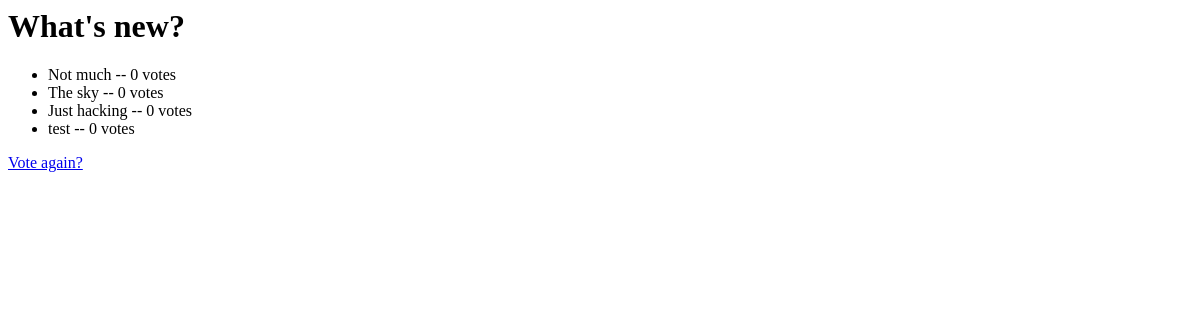
/polls/1/results/, run on an earlier commit of the app's database.
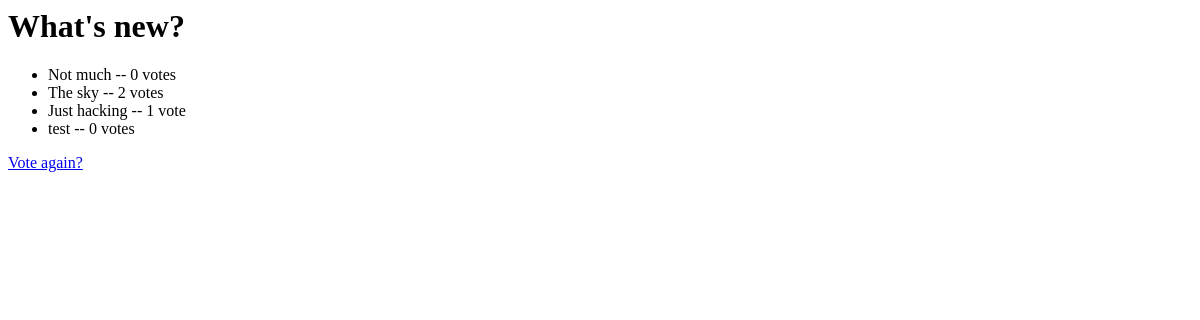
And on a later commit of the database.
### polls/models.py (models this page shows, shortened)
class Poll(models.Model):
    question = models.CharField(max_length=200)
    pub_date = models.DateTimeField('date published')
    date_hierarchy = 'pub_date'
    def was_published_recently(self):
        return self.pub_date >= timezone.now() - datetime.timedelta(days=1)
    was_published_recently.admin_order_field = 'pub_date'
    was_published_recently.boolean = True
    was_published_recently.short_description = 'Published recently?'

class Choice(models.Model):
    poll = models.ForeignKey(Poll)
    choice_text = models.CharField(max_length=200)
    votes = models.IntegerField(default=0)

### polls/views.py (the view)
# urls.py: url(r'^(?P<pk>\d+)/results/$', views.ResultsView.as_view(), name='results'),
class ResultsView(generic.DetailView):
    model = Poll
    template_name = 'polls/results.html'

### polls/templates/polls/results.html
<h1>{{ poll.question }}</h1>
<ul>
{% for choice in poll.choice_set.all %}
    <li>{{ choice.choice_text }} -- {{ choice.votes }} vote{{ choice.votes|pluralize }}</li>
{% endfor %}
</ul>
<a href="{% url 'polls:detail' poll.id %}">Vote again?</a>

What changed in the data, as far as the page shows it:
changed Choice "The sky": votes "0" → "2"
changed Choice "Just hacking": votes "0" → "1"
